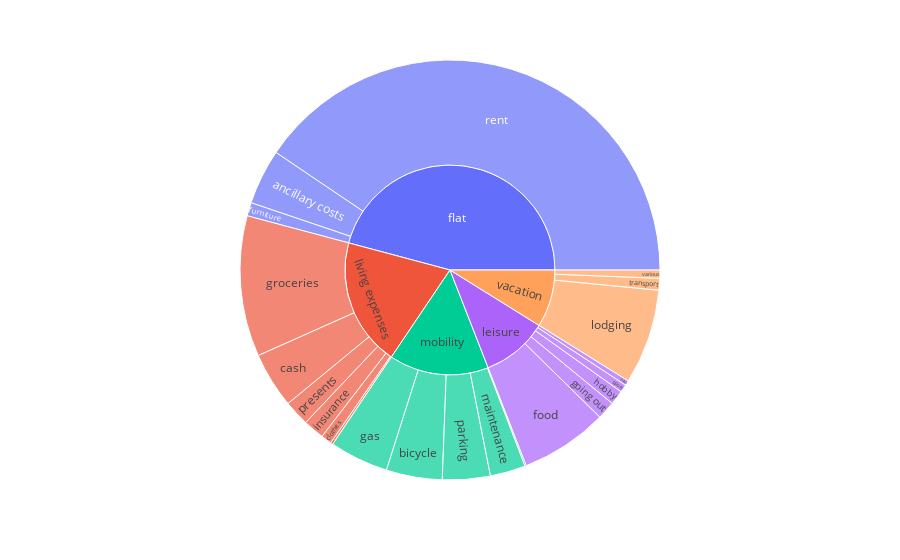

Notebook code for this chart:
### Markdown cell above
- sunburst all categories

### Code cell
df_sunburst = transactions.groupby([clm['cat_fine'] , clm['category']], as_index=False)
df_sunburst = df_sunburst.agg({clm['amount']: 'sum', clm['category']: 'first'})
df_sunburst = df_sunburst[ df_sunburst[clm['amount']] < 0]
df_sunburst[clm['amount']] = df_sunburst[clm['amount']].abs()

px.sunburst(df_sunburst, path=[clm['category'], clm['cat_fine']], values=clm['amount'] ).show()

### Figure 1 — Plotly figure (JSON) as saved in the notebook; plotly's stock layout.template omitted (floating-point values rounded to 4 significant figures)
{"data": [{"branchvalues": "total", "domain": {"x": [0, 1], "y": [0, 1]}, "hovertemplate": "labels=%{label}<br>amount=%{value}<br>parent=%{parent}<br>id=%{id}<extra></extra>", "ids": ["flat/ancillary costs", "mobility/bicycle", "living expenses/cash", "living expenses/clothes", "leisure/clubs", "leisure/food", "flat/furniture", "mobility/gas", "leisure/going out", "living expenses/groceries", "leisure/hobby", "living expenses/insurance", "vacation/lodging", "mobility/maintenance", "mobility/parking", "living expenses/phone", "living expenses/presents", "mobility/public transport", "flat/rent", "leisure/sport", "vacation/transport", "vacation/various", "flat", "leisure", "living expenses", "mobility", "vacation"], "labels": ["ancillary costs", "bicycle", "cash", "clothes", "clubs", "food", "furniture", "gas", "going out", "groceries", "hobby", "insurance", "lodging", "maintenance", "parking", "phone", "presents", "public transport", "rent", "sport", "transport", "various", "flat", "leisure", "living expenses", "mobility", "vacation"], "name": "", "parents": ["flat", "mobility", "living expenses", "living expenses", "leisure", "leisure", "flat", "mobility", "leisure", "living expenses", "leisure", "living expenses", "vacation", "mobility", "mobility", "living expenses", "living expenses", "mobility", "flat", "leisure", "vacation", "vacation", "", "", "", "", ""], "type": "sunburst", "values": [1262.0, 1275.0, 1271, 244.3, 112.9, 1991.0, 305.0, 1343.0, 413.5, 3208.0, 330.4, 480.3, 2166.0, 806.6, 1088.0, 52.58, 582.6, 30.9, 12000, 178.7, 267.4, 187.3, 13570.0, 3027.0, 5839.0, 4544.0, 2620.0]}], "layout": {"legend": {"tracegroupgap": 0}, "margin": {"t": 60}}}
